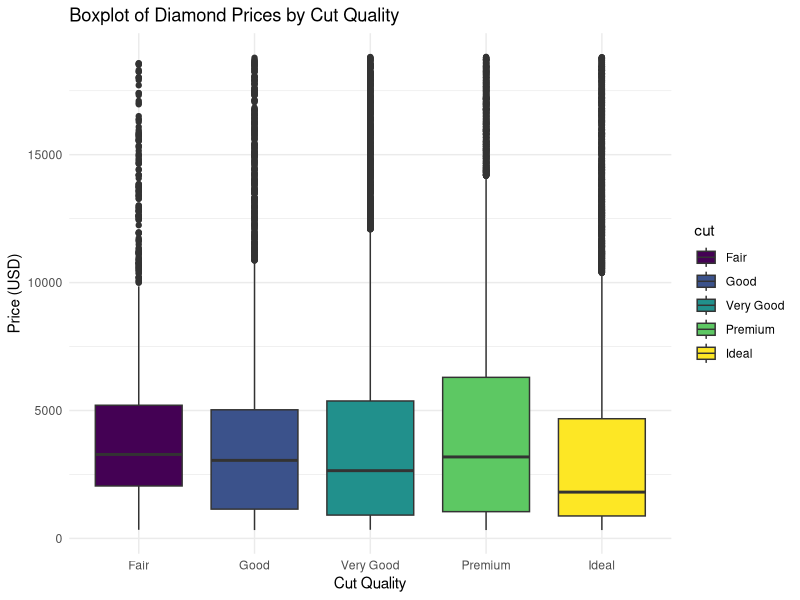
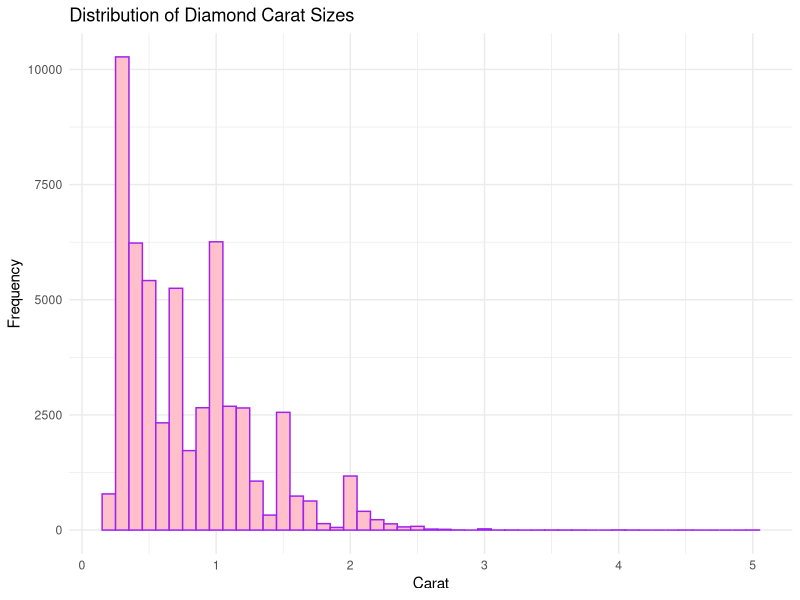

Source code (R) for these figures, in order:
#load the library 
library('tidyverse')

# Load the dataset
data('diamonds')

# Visualization 1: Histogram
# This shows the distribution of diamond sizes in carats

hist1 <- ggplot(diamonds, aes(x = carat)) +
  geom_histogram(binwidth = 0.1, fill = "pink", color = "purple") +
  labs(title = "Distribution of Diamond Carat Sizes",
       x = "Carat",
       y = "Frequency") +
  theme_minimal()

# Most diamonds are relatively small (under 2 carats),
# with the frequency dropping sharply as carat size increases.


# Visualization 2: Boxplot 
# This shows how prices vary across different cut qualities

box1 <- ggplot(diamonds, aes(x = cut, y = price, fill = cut)) +
  geom_boxplot() +
  labs(title = "Boxplot of Diamond Prices by Cut Quality",
       x = "Cut Quality",
       y = "Price (USD)") +
  theme_minimal()


# While 'Ideal' cut diamonds are highly regarded,
# they don’t always command the highest prices.
# Price seems to be influenced by multiple factors like carat and clarity,
# not just cut quality.